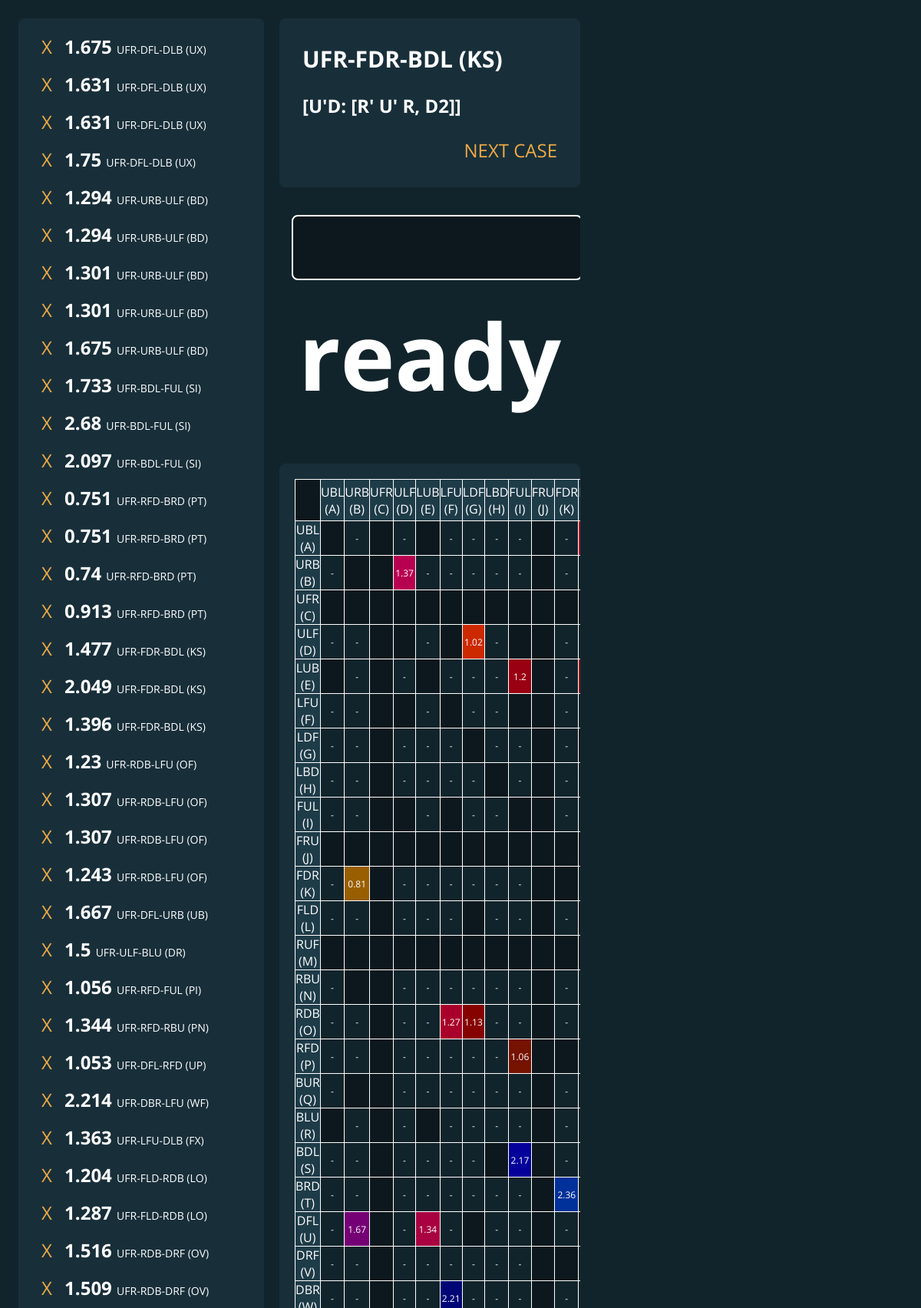
The app's page /corners/203 (upper part) with its own data.
### tables this page shows
CREATE TABLE Times (
    id    INTEGER NOT NULL PRIMARY KEY AUTOINCREMENT UNIQUE,
    time  NUMERIC NOT NULL,
    date  INTEGER,
    case_id   INTEGER NOT NULL
);

CREATE TABLE Cases (
    id  INTEGER NOT NULL PRIMARY KEY AUTOINCREMENT UNIQUE,
    type    INTEGER NOT NULL,
    buffer  INTEGER NOT NULL,
    target1 INTEGER NOT NULL,
    target2 INTEGER NOT NULL,
    alg TEXT NOT NULL
);

### app.py (the view)
@app.route("/corners/<case_id>")
def corners_id(case_id):
    case = db.case_for_id(case_id)
    case_name = f"UFR-{case[1]}-{case[2]} ({case[3]}{case[4]})"
    return render_template("main.html",
                           case=[case[0], case_name, case[5]], history=db.history(), grid=db.time_grid())

### database.py (called while the page is built)
def query(f):
    def full(args=None):
        db = sqlite3.connect("comms.db")
        if args:
            result = f(db.cursor(), args)
        else:
            result = f(db.cursor())
        db.commit()
        db.close()
        return result
    return full

@query
def case_for_id(c, case_id):
    c.execute(f"{join_cases} WHERE Cases.id = ?", (case_id,))
    return c.fetchone()

@query
def history(c):
    class Time:
        def __init__(self, data):
            self.id = data[0]
            self.time, self.date = data[1:3]
            self.case = f"UFR-{data[3]}-{data[4]} ({data[5]}{data[6]})"
    c.execute(join_times)
    return [Time(x) for x in c.fetchall()]

### templates/main.html (shortened to what this page needs)
<!DOCTYPE html>
<html lang="en">
<head>
    <link rel="stylesheet" href="{{ url_for('static', filename='main.css') }}">
</head>
<body class="elev1">
    <div id="main" class="elev1">
        <div id="history-container" class="elev2">
            <div id="history">
                {% for item in history %}
                <div class="history">
                    <a href="/delete/{{ item.id }}">X</a>
                    <h3 class="history">{{ item.time }}</h3>
                    <p class="history">{{ item.case }}</p>
                </div>
                {% endfor %}
            </div>
        </div>
        <div id="case" class="elev2">
            <h2 id="case-name">{{ case[1] }}</h2>
            <h3 id="case-alg">{{ case[2] }}</h3>
            <a href="/corners" id="next">NEXT CASE</a>
        </div>
        <div id="time-input" class="elev1">
            <form id="time-form" action="/submit" method="POST">
                <input type="text" id="time-entry" name="time" class="elev0" value="">
            </form>
            <h1 id="time-display">loading</h1>
        </div>
        <div id="table" class="elev2">
            <table>
                {% for row in grid %}
                <tr>
                    {% for time in row %}
                    <td {{ time[1] }}>{{ time[0] }}</td>
                    {% endfor %}
                </tr>
                {% endfor %}
            </table>
        </div>
    </div>
</body>
</html>

### static/main.css (style rules this page uses)
* { color: #FFFFFF; overflow: auto; box-sizing: border-box; margin: 0; padding: 0; text-decoration: none; font-size: 24px; }
.elev0 { background-color: #0C181D; }
.elev1 { background-color: #12242B; }
.elev2 { background-color: #182f3A; border-radius: 8px; }
h1 { text-align: center; font-size: 120px; }
h2 { font-size: 30px; padding: 10px; }
h3 { padding: 10px; }
p { font-size: 14px; }
a { color: var(--accent1); align-self: flex-end; padding: 10px; }
body { --accent1: #EA4; margin: 0; }
#main { display: grid; grid-template-columns: 320px auto 400px; grid-template-rows: 220px 320px auto; gap: 20px; position: fixed; width: 100%; height: 100%; margin: 0px; padding: 24px; }
#history-container { grid-area: 1 / 1 / span 3 / span 1; padding: 16px; }
#case { grid-area: 1 / 2 / span 1 / span 1; display: flex; flex-direction: column; justify-content: space-around; padding: 20px; }
#time-input { grid-area: 2 / 2 / span 1 / span 1; }
div#table { grid-area: 3 / 2 / span 1 / span 1; }
form { display: flex; }
input { flex-grow: 1; margin: 16px; border: 2px solid #FFFFFF; border-radius: 8px; padding: 20px; font-size: 30px; }
#history { display: inline-block; height: max-content; }
.history { display: inline; padding: 0; }
div.history { display: inline-block; height: 42px; padding: 4px; }
table { margin: 20px; border-collapse: collapse; }
td { border: 1px solid white; font-size: 12px; text-align: center; }
td.empty { background-color: #0C181D; }
td.notime { background-color: #12242B; }
td.top { background-color: #1e3B48; width: 40px; height: 54px; font-size: 16px; }
td.left { background-color: #1e3B48; width: 72px; height: 32px; font-size: 16px; }

### templates/main.html (style rules this page uses)
* { font-family: 'Open Sans', sans-serif; }

### records on screen
Times: time "1.675", case "UFR-DFL-DLB (UX)"
Times: time "1.631", case "UFR-DFL-DLB (UX)"
Times: time "1.631", case "UFR-DFL-DLB (UX)"
Times: time "1.75", case "UFR-DFL-DLB (UX)"
Times: time "1.294", case "UFR-URB-ULF (BD)"
Times: time "1.294", case "UFR-URB-ULF (BD)"
Times: time "1.301", case "UFR-URB-ULF (BD)"
Times: time "1.301", case "UFR-URB-ULF (BD)"
Times: time "1.675", case "UFR-URB-ULF (BD)"
Times: time "1.733", case "UFR-BDL-FUL (SI)"
Times: time "2.68", case "UFR-BDL-FUL (SI)"
Times: time "2.097", case "UFR-BDL-FUL (SI)"
Times: time "0.751", case "UFR-RFD-BRD (PT)"
Times: time "0.751", case "UFR-RFD-BRD (PT)"
Times: time "0.74", case "UFR-RFD-BRD (PT)"
Times: time "0.913", case "UFR-RFD-BRD (PT)"
Times: time "1.477", case "UFR-FDR-BDL (KS)"
Times: time "2.049", case "UFR-FDR-BDL (KS)"
Times: time "1.396", case "UFR-FDR-BDL (KS)"
Times: time "1.23", case "UFR-RDB-LFU (OF)"
Times: time "1.307", case "UFR-RDB-LFU (OF)"
Times: time "1.307", case "UFR-RDB-LFU (OF)"
Times: time "1.243", case "UFR-RDB-LFU (OF)"
Times: time "1.667", case "UFR-DFL-URB (UB)"
Times: time "1.5", case "UFR-ULF-BLU (DR)"
Times: time "1.056", case "UFR-RFD-FUL (PI)"
Times: time "1.344", case "UFR-RFD-RBU (PN)"
Times: time "1.053", case "UFR-DFL-RFD (UP)"
Times: time "2.214", case "UFR-DBR-LFU (WF)"
Times: time "1.363", case "UFR-LFU-DLB (FX)"
Times: time "1.204", case "UFR-FLD-RDB (LO)"
Times: time "1.287", case "UFR-FLD-RDB (LO)"
Times: time "1.516", case "UFR-RDB-DRF (OV)"
Times: time "1.509", case "UFR-RDB-DRF (OV)"
Cases: alg "[U'D: [R' U' R, D2]]"

### other values on screen
{{ case[1] }} "UFR-FDR-BDL (KS)"
{{ time[0] }} "UBL (A)" "URB (B)" "UFR (C)" "ULF (D)" "LUB (E)" "LFU (F)" "LDF (G)" "LBD (H)" "FUL (I)" "FRU (J)" "FDR (K)" "UBL (A)" "-" "-" "-" "-" "-" "-" "-" "URB (B)" "-" "1.37" "-" "-" "-" "-" "-" "-" "UFR (C)" "ULF (D)" "-" "-" "-" "1.02" "-" "-" "LUB (E)" "-" "-" "-" "-" "-" "1.2" "-" "LFU (F)" "-" "-" "-" "-" "-" "-" "LDF (G)" "-" "-" "-" "-" "-" "-" "-" "-" "LBD (H)" "-" "-" "-" "-" "-" "-" "-" "-" "FUL (I)" "-" "-" "-" "-" "-" "-" "FRU (J)" "FDR (K)" "-" "0.81" "-" "-" "-" "-" "-" "-" "FLD (L)" "-" "-" "-" "-" "-" "-" "-" "-" "RUF (M)" "RBU (N)" "-" "-" "-" "-" "-" "-" "-" "-" "RDB (O)" "-" "-" "-" "-" "1.27" "1.13" "-" "-" "-" "RFD (P)" "-" "-" "-" "-" "-" "-" "-" "1.06" "BUR (Q)" "-" "-" "-" "-" "-" "-" "-" "-" "BLU (R)" "-" "-" "-" "-" "-" "-" "-" "BDL (S)" "-" "-" "-" "-" "-" "-" "2.17" "-" "BRD (T)" "-" "-" "-" "-" "-" "-" "-" "-" "2.36" "DFL (U)" "-" "1.67" "-" "1.34" "-" "-" "-" "-" "DRF (V)" "-" "-" "-" "-" "-" "-" "-" "-" "-" "-" "-" "-" "2.21" "-" "-" "-" "-"
